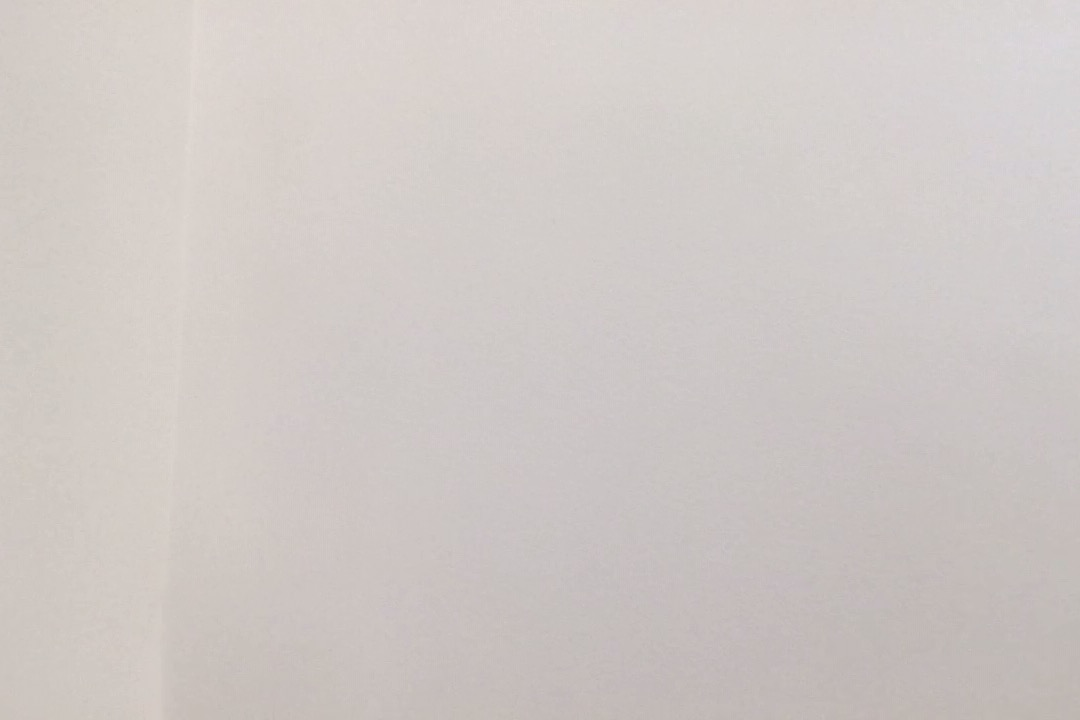
#> input picture test/test_imgs/frame_empty.jpg, 1080 x 720 px, found by its file name
$ jupyter execute --allow-errors ReadHand.ipynb   (shell and % lines are left out)
#> lines starting #> are read from the running program, lines starting #| are printed output that depends on the picture; after the words box and inside, x2 and y2 are one past the last pixel; in counts of white or black regions, pixels touching at a corner belong together
### src/HandReader.py
import numpy as np
import os
import cv2

class HandReader:
    """
    A class that creates masks from images as an image preprocessing step
    """

    def __init__(self, base_img_path=None):
        """
        Sets up class

        Parameters:

        base_img (str):
        - base image to create masks from
        - camera should not move between taking base image and other images
        """
        if base_img_path is not None:
            self.im_base = self._readImage(base_img_path)
        else:
            self.im_base = None

    def baseImageSet(self):
        return self.im_base is not None

    # [5 lines left out: function setBaseImage, not called in this run]

    def _processImage(self, img):
        """
        Transforms image into BW
        """
        img_gray = cv2.cvtColor(img, cv2.COLOR_BGR2GRAY)
        img_bw = cv2.threshold(img_gray, 200, 255, cv2.THRESH_BINARY)[1]
        return img_bw

    def _readImage(self, path, process=True):
        """
        Reads the image at the given location and returns it as an np array
        - Reads in BW by default
        """
        img = cv2.imread(path)

        if process:
            return self._processImage(img)
        return img

    def createMask(self, img):
        """
        Creates a new mask from the passed image in relation to
        the base image

        Parameters:
        img (ndarray):
        - Image object

        Returns: Image of same size as input representing mask of difference
        """
        assert self.im_base is not None, "Error: im_base not set"

        # read image if we were passed a path
        if isinstance(img, str):
            img = self._readImage(img_path, process=False)

        # process image for our pipeline
        img_proc = self._processImage(img)

        # make sure we have valid image
        assert img_proc.shape == self.im_base.shape, "Invalid shapes: base = {}, new = {}".format(self.im_base.shape, img.shape)

        mask = cv2.subtract(self.im_base, img_proc)

        return mask


### test/ReadHand.ipynb
## Finding the Hand in an Image
We will use a mask based method

### Notes for writeup
- Say i had trouble doing this with non-mask methods and with findinfg the hand in a dynamic scene

[cell 1]
import numpy as np
import os
import cv2
import matplotlib.pyplot as plt

[cell 2]
os.chdir('/Users/joeholt/Documents/College Local/Current/CS 639/proj')

[cell 3]
imshow = lambda im: plt.imshow(im, cmap='gray')
def imshow_group(imgs):
    f, axarr = plt.subplots(1,len(imgs), figsize=(20, 6))
    for idx, img in enumerate(imgs):
        axarr[idx].imshow(img, cmap='gray')

[cell 4]
test_img_dir = os.path.join(os.getcwd(), 'test', 'test_imgs');
img_filenames = ['frame_empty.jpg', 'frame_hand_open.jpg', 'frame_hand_thumbs_up.jpg']
img_paths = [os.path.join(test_img_dir, filename) for filename in img_filenames]
print(img_paths)

[cell 5]
imgs = [cv2.imread(path, 1) for path in img_paths]
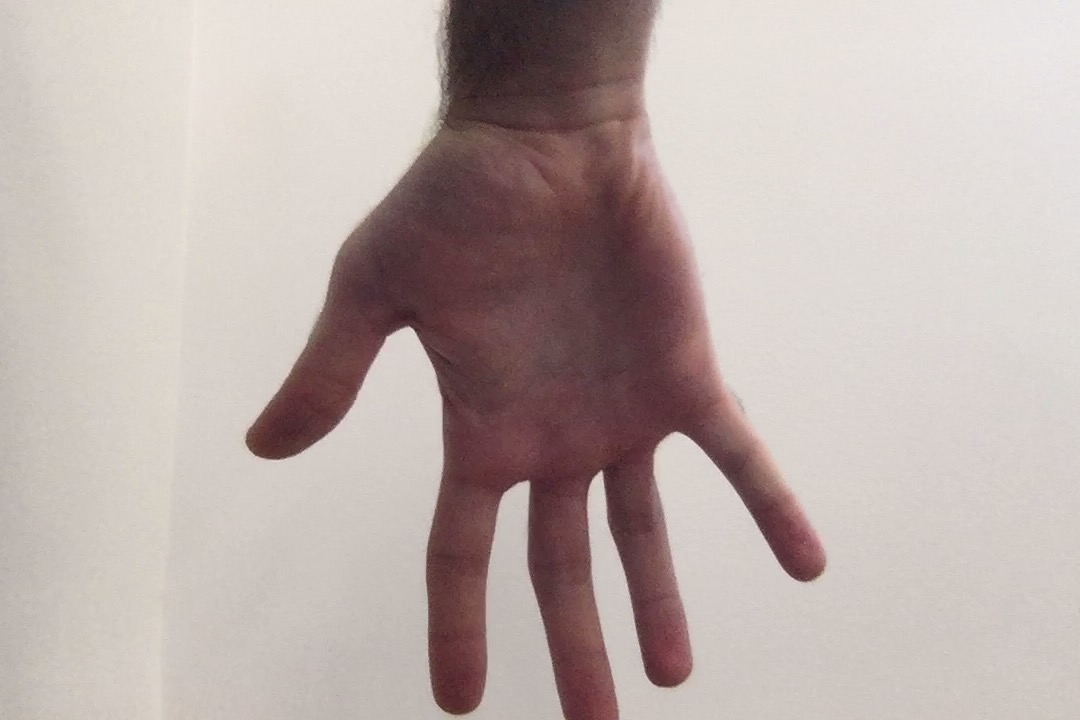
#> input picture test/test_imgs/frame_hand_open.jpg, 1080 x 720 px, found by its file name
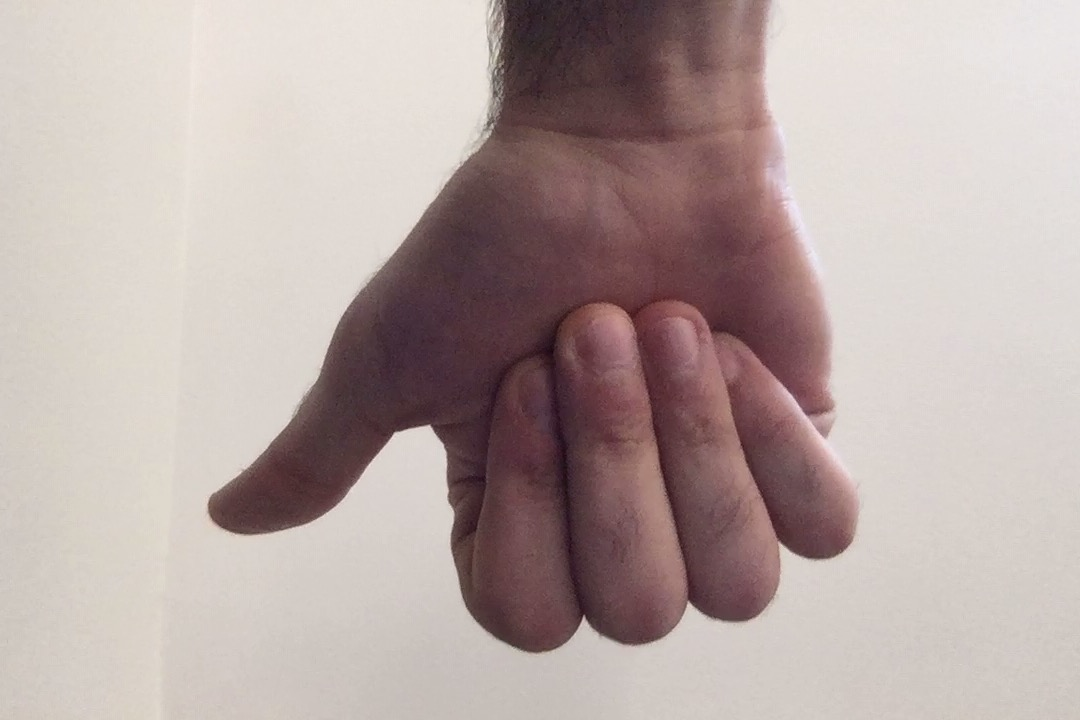
#> input picture test/test_imgs/frame_hand_thumbs_up.jpg, 1080 x 720 px, found by its file name
#> imgs = 3 items
imgs_gray = [cv2.cvtColor(img, cv2.COLOR_BGR2GRAY) for img in imgs]
#> imgs_gray = 3 items
imgs_bw = [cv2.threshold(grayImage, 127, 255, cv2.THRESH_BINARY)[1] for grayImage in imgs_gray]
#> imgs_bw = 3 items

[cell 6]
imshow_group(imgs)
#> the loop in imshow_group, `for idx, img in enumerate(imgs):` made 3 passes
#> figure, not shown here; B, G, R data is drawn as R, G, B

[cell 7]
imshow_group(imgs_gray)
#> the loop in imshow_group (call 2), `for idx, img in enumerate(imgs):` made 3 passes

[cell 8]
imshow_group(imgs_bw)
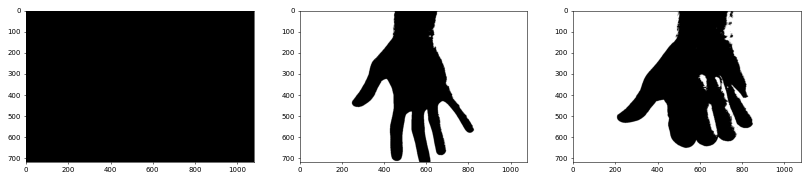
#> figure drawn by matplotlib, 3 panels

[cell 9]
hand_masks = [cv2.subtract(imgs_bw[0], img) for img in imgs_bw[1:]]
#> hand_masks = 2 items

[cell 10]
imshow_group(hand_masks)
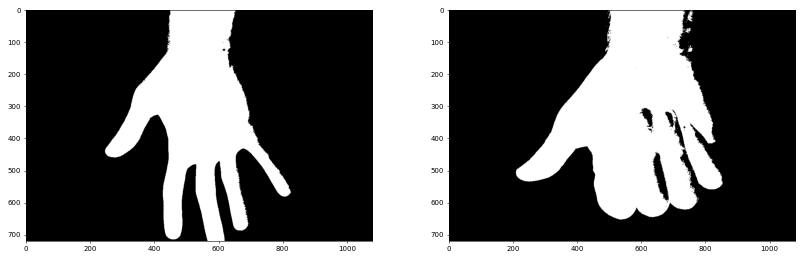
#> figure drawn by matplotlib, 2 panels

[cell 11]
imshow(hand_masks[1])
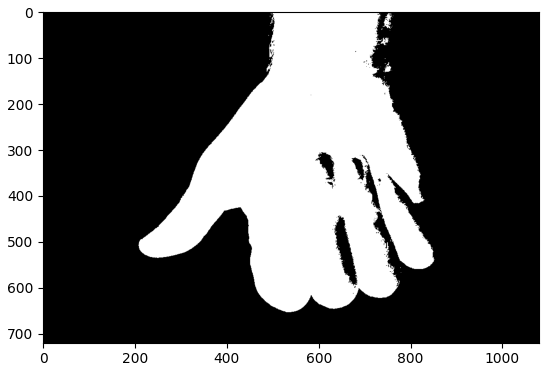
#> figure drawn by matplotlib, 1 panel

[cell 12]
from PIL import Image
os.chdir('/Users/joeholt/Documents/College Local/Current/CS 639/proj/test/data/custom_data/thumb')
img = imgs[2]
#> img is the input picture: shape (720, 1080, 3); mean B, G, R 164.8, 167.9, 183.2
idx=(hand_masks[1]==0)
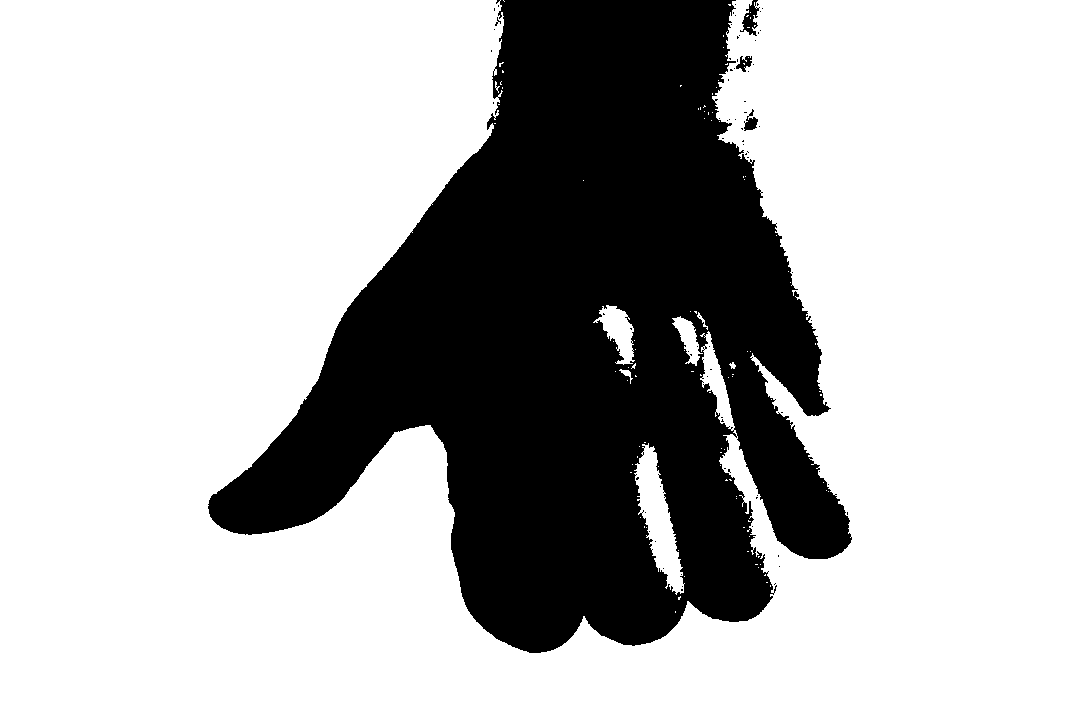
#> idx: shape (720, 1080) bool; 71% white; 77 black regions (73 under 20 px), largest, box (x1, y1, x2, y2) and area: (208, 0, 852, 653) 224548, (740, 0, 760, 36) 315, (744, 109, 758, 131) 156, (736, 56, 752, 72) 137
img[idx] = 255
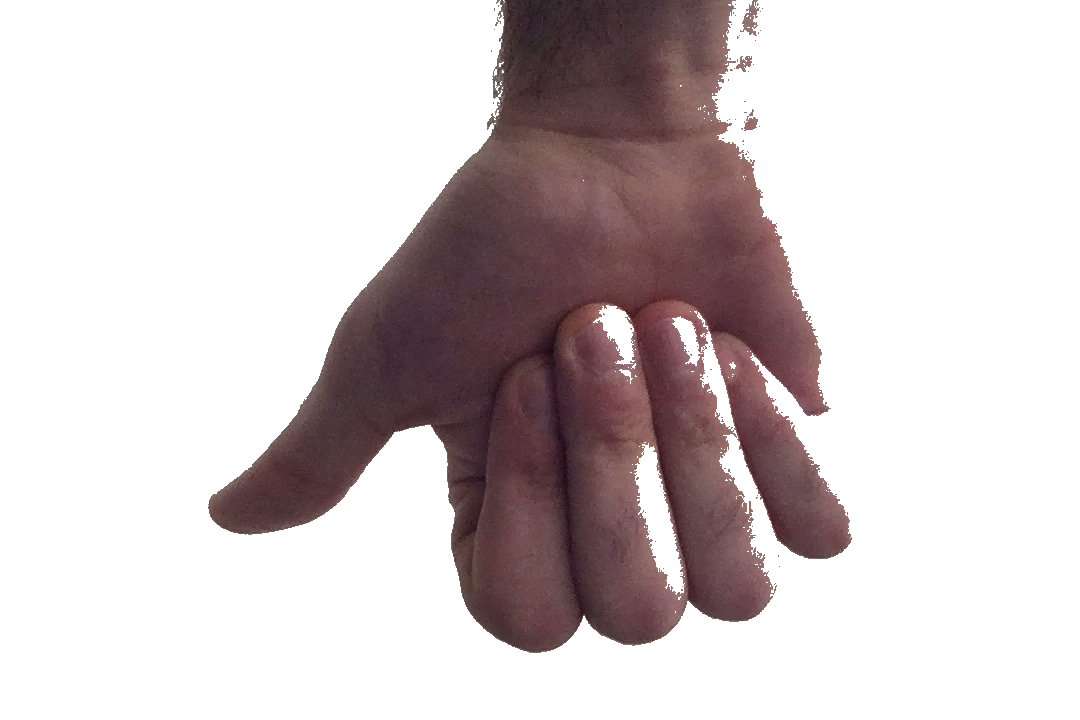
#> img: shape (720, 1080, 3); mean B, G, R 201.7, 200.8, 210

im = Image.fromarray(img)
im.save("thumb_masked_white.jpeg")

## I built this into a class
I am testing it here

[cell 13]
from src.HandReader import HandReader

[cell 14]
test_img_dir = os.path.join(os.getcwd(), 'test', 'test_imgs');
img_filenames = ['frame_empty.jpg', 'frame_hand_open.jpg', 'frame_hand_thumbs_up.jpg']
img_paths = [os.path.join(test_img_dir, filename) for filename in img_filenames]
# label
background_img = img_paths[0]
open_hand_img = img_paths[1]
closed_hand_img = img_paths[2]

[cell 15]
reader = HandReader(img_paths[0])
#> in _readImage, img is the input picture: shape (720, 1080, 3); mean B, G, R 197.6, 200.5, 207.1
#> in _processImage, `img_bw = cv2.threshold(img_gray, 200, 255, cv2.THRESH_BINARY)[1]`:
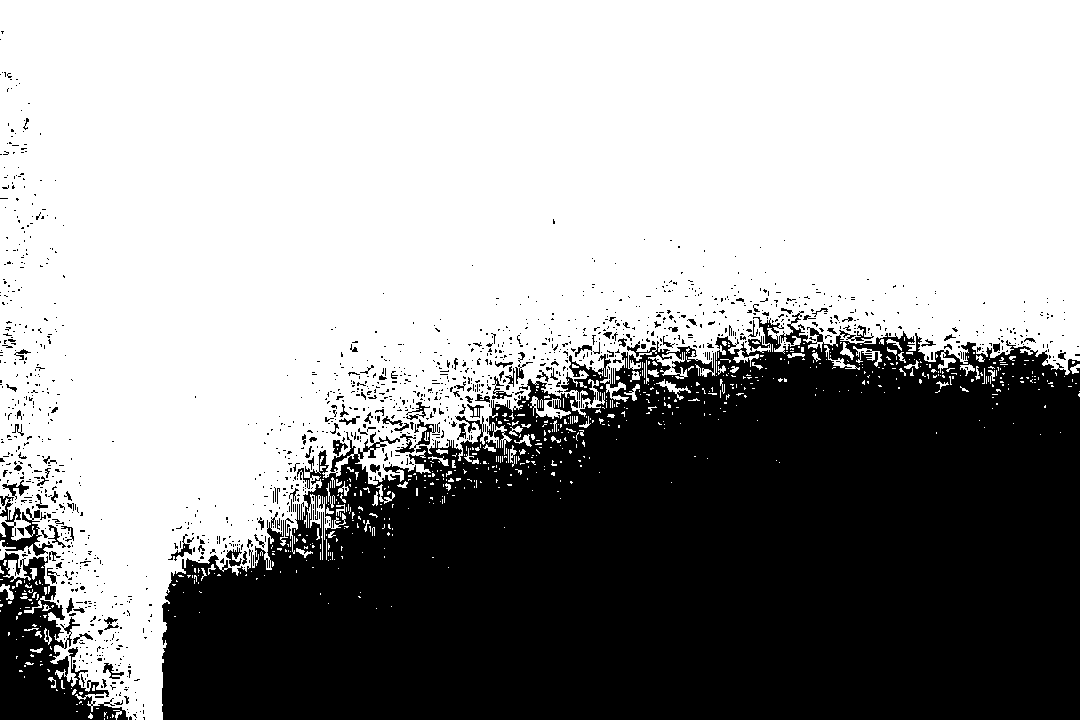
#> img_bw: shape (720, 1080); 61.5% white; 1405 black regions (1293 under 20 px), largest, box (x1, y1, x2, y2) and area: (162, 311, 1080, 720) 277761, (0, 552, 128, 720) 9962, (0, 494, 53, 556) 1068

#> (a cell that did not finish here is left out)
